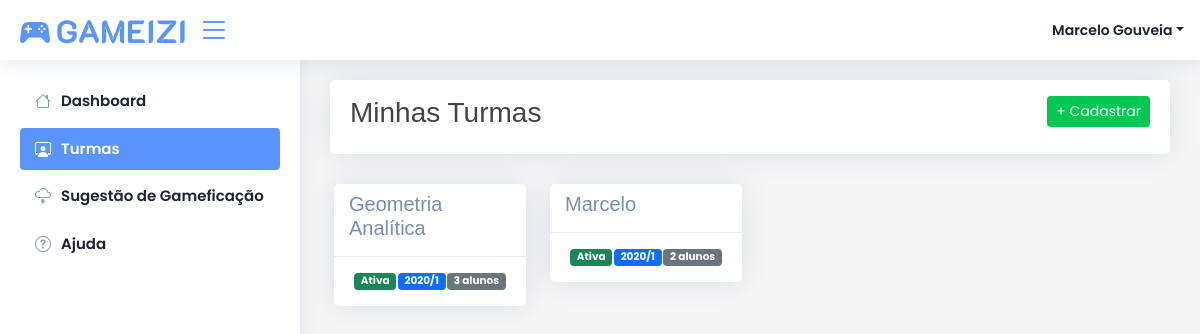
/turmas/ (signed in), run on an earlier commit of the app's database.
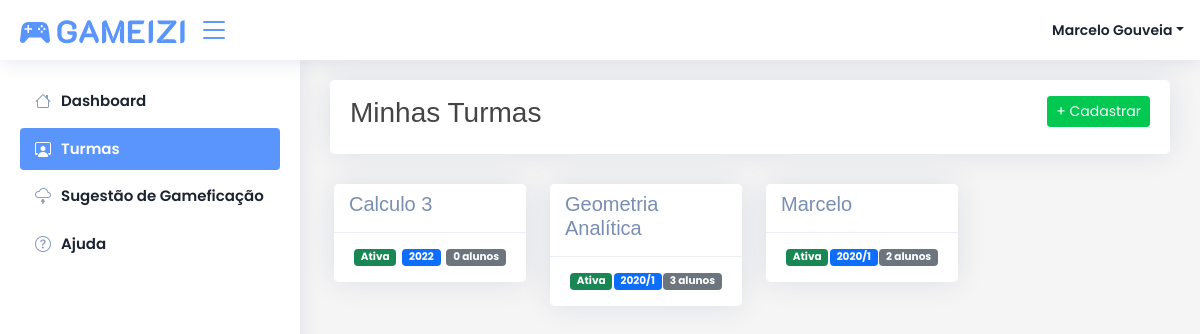
And on a later commit of the database.
### core/models.py (models this page shows, shortened)
class Turma(models.Model):
    nome = models.CharField('Nome', max_length=1024)
    criado_em = models.DateField("Criado Em", auto_now_add=True)
    ativa = models.BooleanField('Ativa', default=True)
    semestre = models.CharField("Semestre", max_length=1024)
    hash_convite = models.CharField('Hash Convite', max_length=1024, blank=True, null=True)
    def obter_quantidade_alunos(self):
        return AlunosTurma.objects.filter(turma=self).count()

### core/views.py (the view)
# urls.py: path('turmas/', views.turmas, name='turmas'),
@login_required(login_url='/login')
def turmas(request):
    todas_turmas = Turma.objects.all().order_by('nome')
    turmas = []
    for turma in todas_turmas:
        try:
            if request.user.is_superuser:
                ProfessoresTurma.objects.get(turma=turma, professor__usuario=request.user)
                turmas.append(turma)
            else:
                AlunosTurma.objects.get(aluno__usuario=request.user, turma=turma)
                turmas.append(turma)
            continue
        except Exception as e:
            print(e)
            continue
    data = {
        'pagina': 'Minhas Turmas',
        'turmas': turmas
    }
    return render(request, 'core/turmas/index.html', data)

### core/templatetags/filtros.py (called while the page is built)
@register.filter(name='obter_ranking_aluno')
def obter_ranking_aluno(usuario):
    try:
        aluno = Aluno.objects.get(usuario=usuario)
        return rankings[aluno.tipo]
    except:
        return 'Professor'

### core/templates/core/turmas/index.html (shortened to what this page needs)
{% extends 'core/base.html' %}
{% block pagina %}
Minhas Turmas
{% endblock pagina %}
{% block botoes %}
{% if user.is_superuser %}
<a class="btn btn-sm btn-success" href="{% url 'core:cadastrar_turma' %}">+ Cadastrar</a>
{% endif %}
{% endblock botoes %}
{% block conteudo %}
<div class="row">
    {% for turma in turmas %}
    <div class="col-md-3">
        <div class="card px-0 m-1 card-turma mt-0" turma-id="{{ turma.id }}">
            <div class="card-header py-2">
                <h5>{{ turma.nome }}</h5>
            </div>
            <div class="card-body py-3">
                <div class="d-inline-flex w-100 justify-content-between">
                    {% if turma.ativa %}
                    <p class="m-0"><span class="badge bg-success">Ativa</span></p>
                    {% else %}
                    <p class="m-0"><span class="badge bg-danger">Inativa</span></p>
                    {% endif %}
                    <p class="m-0"><span class="badge bg-primary">{{ turma.semestre }}</span></p>
                    <p class="m-0"><span class="badge bg-secondary">{{ turma.obter_quantidade_alunos }} alunos</span></p>
                </div>
            </div>
        </div>
    </div>
    {% endfor %}
</div>
{% endblock conteudo %}

What changed in the data, as far as the page shows it:
added Turma: nome "Calculo 3", ativa "Ativa", semestre "2022", obter_quantidade_alunos "0"
